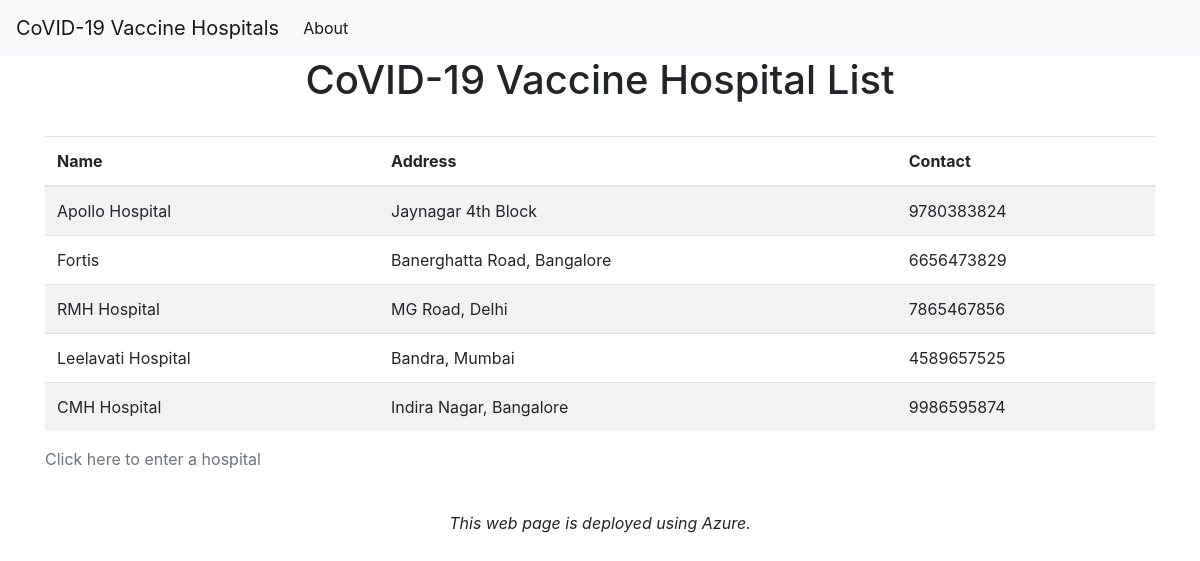
The page / on the database its author committed.
### tables this page shows
CREATE TABLE hospital (
    id INTEGER PRIMARY KEY AUTOINCREMENT,
    created TIMESTAMP NOT NULL DEFAULT CURRENT_TIMESTAMP,
    name TEXT NOT NULL,
    address TEXT NOT NULL,
    phone VARCHAR(10) NOT NULL
);

### app.py (the view)
@app.route('/')
def index():
    conn = get_db_connection()
    posts = conn.execute('SELECT * FROM hospital').fetchall()
    conn.close()
    return render_template('index.html', posts=posts)

### app.py (called while the page is built)
def get_db_connection():
    conn = sqlite3.connect('database.db', timeout=20)
    conn.row_factory = sqlite3.Row
    return conn

### templates/index.html
{% extends 'base.html' %}
{% block content %}
    <h1 class="text-center">{% block title %} CoVID-19 Vaccine Hospital List {% endblock %}</h1>
    <br style=“line-height:5;”>
    <table class="table table-striped table-hover">
    <thead>
      <tr>
            <th scope="col">Name</th>
            <th scope="col">Address</th>
            <th scope="col">Contact</th>
      </tr>
    </thead>
    <tbody>
      {% for post in posts %}
         <tr>
            <td>{{ post['name'] }}</td>
            <td>{{ post['address'] }}</td>
            <td>{{ post['phone'] }}</td>
         </tr>
      {% endfor %}
    </tbody>
    </table>
    <a class="text-secondary text-center" href="add">Click here to enter a hospital</a>
    <p>&nbsp;</p>
    <p class="font-italic text-center">This web page is deployed using Azure.</p>
{% endblock %}

### templates/base.html (shortened to what this page needs)
<!doctype html>
<html lang="en">
  <head>
    <link rel="stylesheet" href="https://stackpath.bootstrapcdn.com/bootstrap/4.3.1/css/bootstrap.min.css">
  </head>
  <body>
    <nav class="navbar navbar-expand-md navbar-light bg-light">
        <a class="navbar-brand" href="{{ url_for('index')}}">CoVID-19 Vaccine Hospitals</a>
        <div class="collapse navbar-collapse" id="navbarNav">
            <ul class="navbar-nav">
            <li class="nav-item active">
                <a class="nav-link" href="about">About</a>
            </li>
            </ul>
        </div>
    </nav>
    <div class="container">
        {% block content %} {% endblock %}
    </div>
  </body>
</html>

### rows shown on the page
hospital: name "Apollo Hospital", address "Jaynagar 4th Block", phone "9780383824"
hospital: name "Fortis", address "Banerghatta Road, Bangalore", phone "6656473829"
hospital: name "RMH Hospital", address "MG Road, Delhi", phone "7865467856"
hospital: name "Leelavati Hospital", address "Bandra, Mumbai", phone "4589657525"
hospital: name "CMH Hospital", address "Indira Nagar, Bangalore", phone "9986595874"
